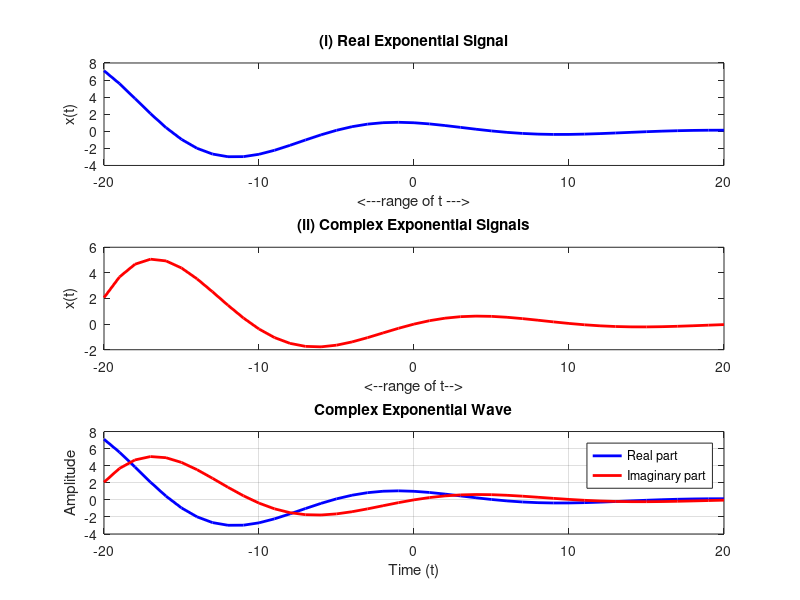

Reproduce this figure in MATLAB.
%Equations
alfa = -0.1+0.3j;
t = -20:20;
x = exp(alfa*t);
%sample=100;
% t = 0:1/sample:1;

%Real Exponential Signal
grid on;
subplot(311);
plot(t, real(x), 'blue', 'LineWidth', 2);
title('(i) Real Exponential Signal', 'color','black');
xlabel('<---range of t --->');
ylabel('x(t)');

%Complex Exponential Signal 
subplot(312);
grid on;
plot(t, imag(x), 'red', 'LineWidth', 2);
title('(ii) Complex Exponential Signals','color','black');
xlabel('<--range of t-->');
ylabel('x(t)');

%Both Signal
subplot(3, 1, 3);
plot(t, real(x), 'blue', 'LineWidth', 2);
hold on;
plot(t, imag(x), 'red', 'LineWidth', 2);
hold off;
title('Complex Exponential Wave');
xlabel('Time (t)');
ylabel('Amplitude');
grid on;
legend('Real part', 'Imaginary part');